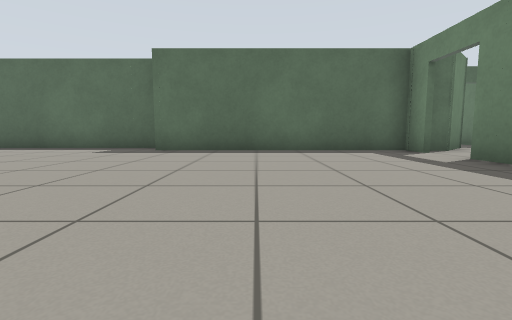
View 1 (above)

19 first-person views from a walk through a robot-simulator world made for Gazebo. The camera is 0.5 m above the floor, tilts 6° down and sees 85° across. The lines on the ground mark 1 m squares. The floor is counted in squares, 1 m on a side. Each view is taken from the middle of a square. On the plan, view 1 faces up. The plan holds only what a view shows up to about 9 squares ahead; the rest is blank. The place goes on beyond the plan.

View 2
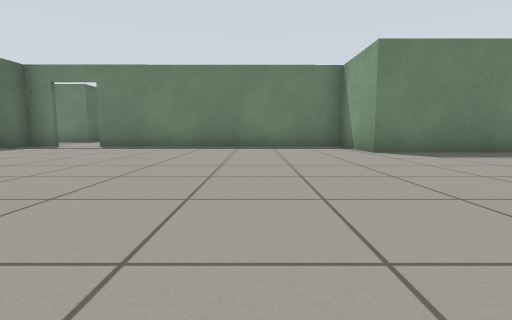

View 3
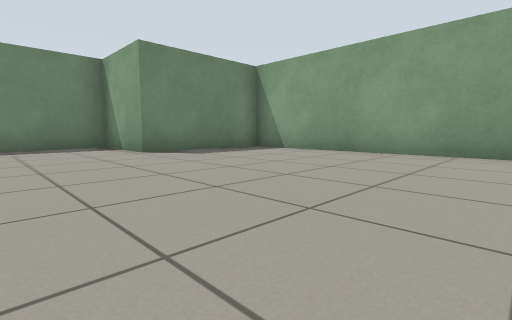

View 4
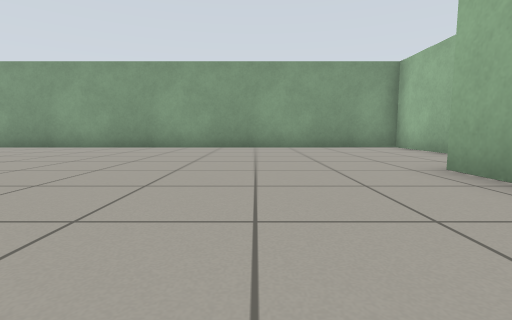

View 5
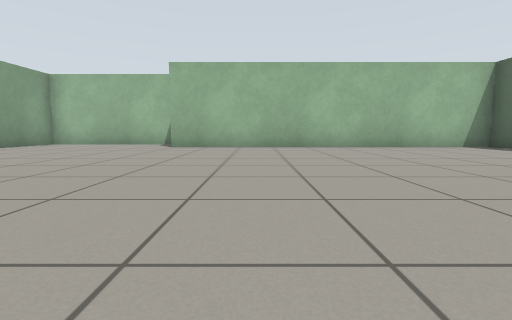

View 6
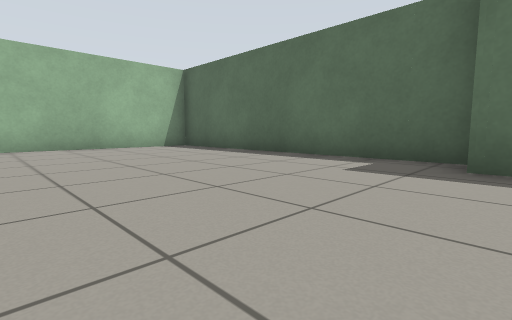

View 7
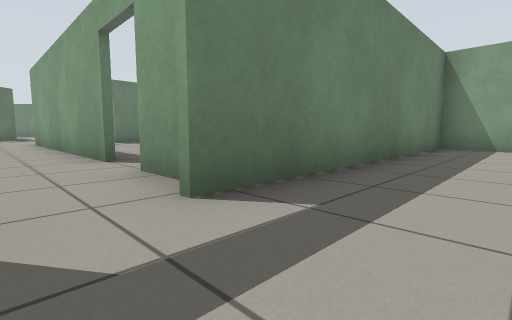

View 8
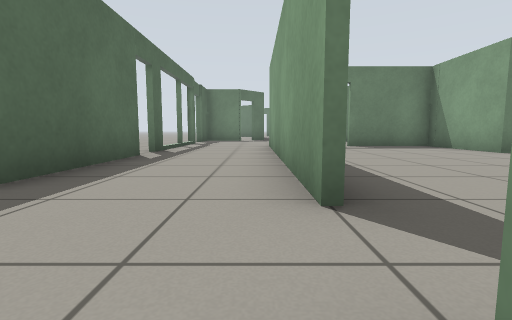

View 9
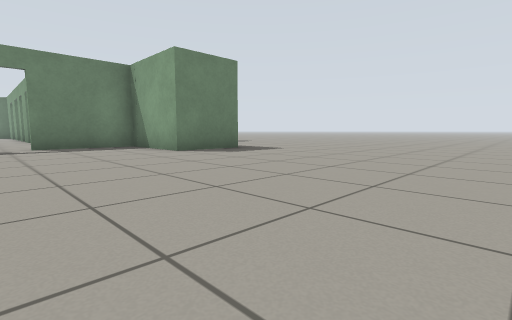

View 10
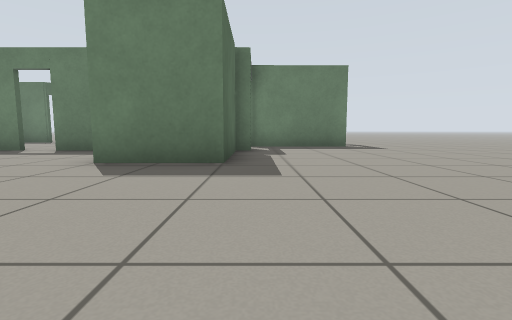

View 11
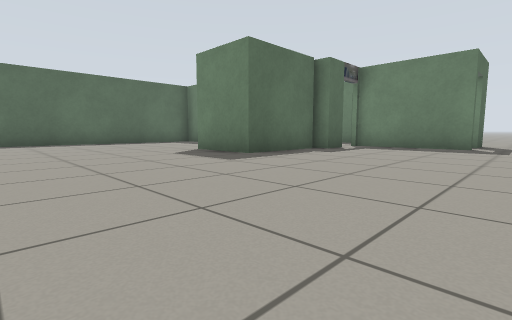

View 12
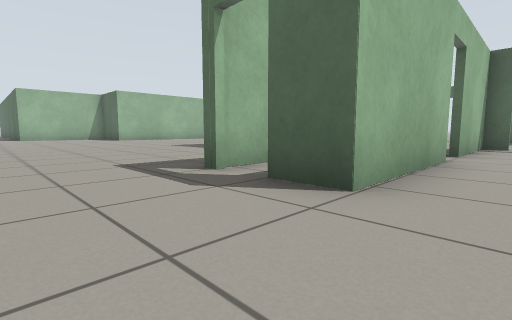

View 13
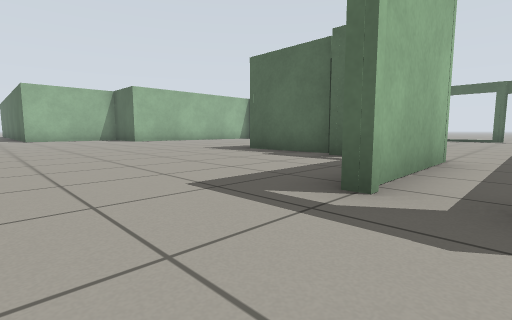

View 14
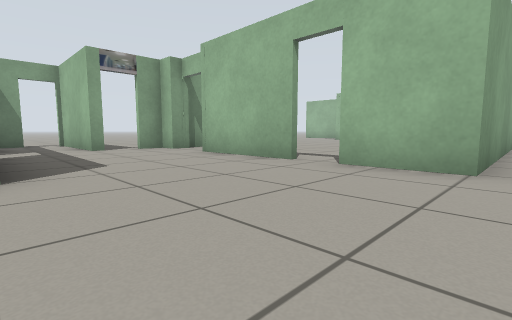

View 15
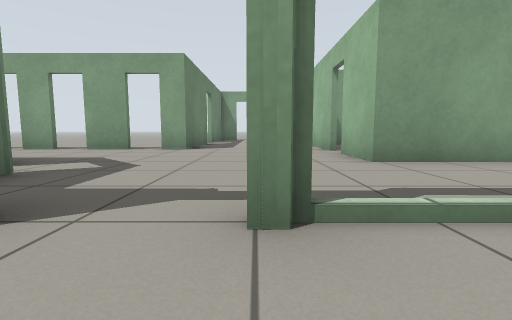

View 16
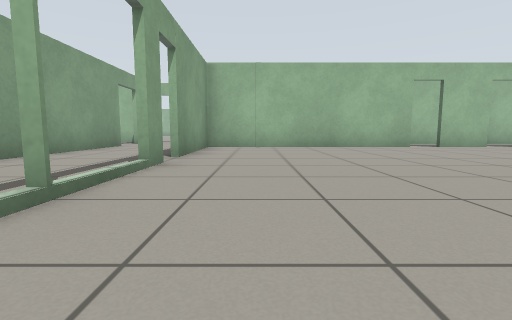

View 17
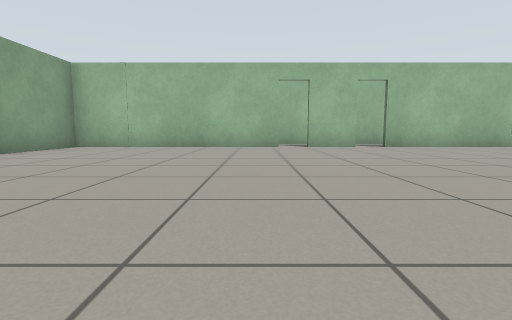

View 18
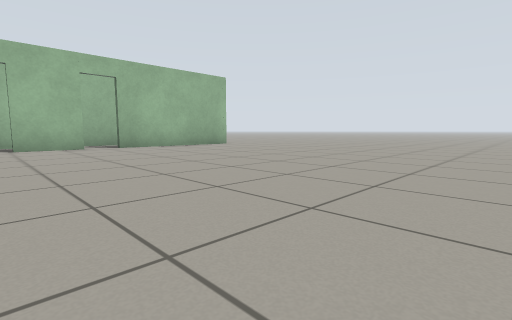

View 19
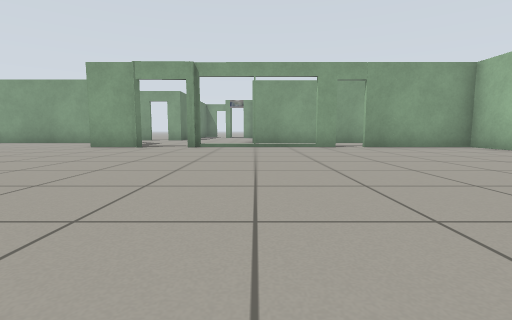

### Floor plan
Ten units are one square. View 1 is at (0, 0); x grows to the right and y downward. Boxes are objects, and circles mark ways between rooms. Rooms are numbered by the first view taken in them; rooms with no view inside come last. Other rooms are left out.
<svg viewBox="-120 -215 315 284">
<path fill="none" stroke="#000" d="M-26 -80 -104 -80 -104 16M-115 64 14 64 14 27 38 27 38 -49M38 -62 38 -71 -26 -71M37 -46 55 -46M59 -80 48 -69 43 -69M139 25 113 25 113 5 140 5 140 -21M149 29 140 29M159 59 159 26M86 -44 75 -44M140 -29 140 -35M180 26 180 58 170 58M186 -14 180 -14 180 17M178 2 179 -15 186 -15M141 -21 141 7M141 -46 141 -29M160 26 160 59M141 22 141 27 149 27M170 57 176 57M75 -138 75 -75 108 -75M75 -161 75 -145M124 -74 115 -74M115 -75 123 -75M108 -74 75 -74M157 -75 162 -75M175 -75 190 -75M75 -209 75 -169M67 -46 141 -46"/>
<circle cx="40" cy="-55" r="3" fill="#2a7"/>
<circle cx="60" cy="-45" r="3" fill="#2a7"/>
<circle cx="60" cy="-60" r="3" fill="#2a7"/>
<circle cx="140" cy="-25" r="3" fill="#2a7"/>
<circle cx="150" cy="30" r="3" fill="#2a7"/>
<circle cx="165" cy="60" r="3" fill="#2a7"/>
<circle cx="180" cy="20" r="3" fill="#2a7"/>
<circle cx="190" cy="-15" r="3" fill="#2a7"/>
<circle cx="150" cy="-55" r="3" fill="#2a7"/>
<circle cx="167" cy="-77" r="3" fill="#2a7"/>
<text x="-40" y="0">1</text>
<text x="50" y="-60">2</text>
<text x="80" y="40">3</text>
<text x="170" y="-20">4</text>
<text x="130" y="-140">5</text>
</svg>
Room 1 opens to room 2. Room 2 opens to room 5. Room 3 opens to room 4. Room 4 opens to room 5.

Where each view was taken, in squares from view 1:
view 1: 0 up, 0 right, facing up
view 2: 0 up, 5 left, facing right
view 3: 0 up, 5 left, facing down-right
view 4: 2 up, 8 left, facing down
view 5: 1 up, 2 left, facing left
view 6: 3 up, 2 left, facing up-left
view 7: 6 up, 2 right, facing down-right
view 8: 5 up, 5 right, facing right
view 9: 3 up, 5 right, facing down-right
view 10: 3 down, 7 right, facing right
view 11: 7 down, 7 right, facing up-right
view 12: 8 down, 19 right, facing up-left
view 13: 8 down, 17 right, facing up-left
view 14: 5 up, 18 right, facing down-left
view 15: 9 up, 16 right, facing down
view 16: 9 up, 16 right, facing left
view 17: 13 up, 16 right, facing left
view 18: 14 up, 16 right, facing up-left
view 19: 16 up, 14 right, facing down
